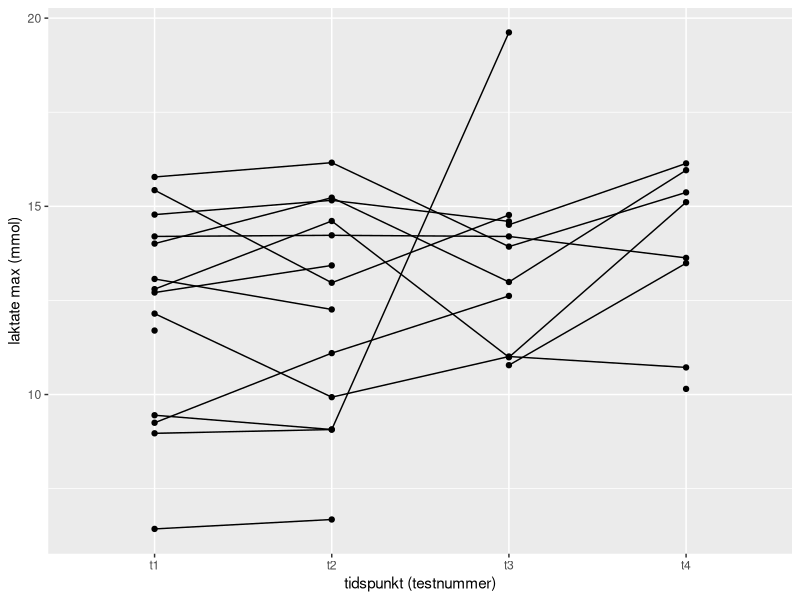
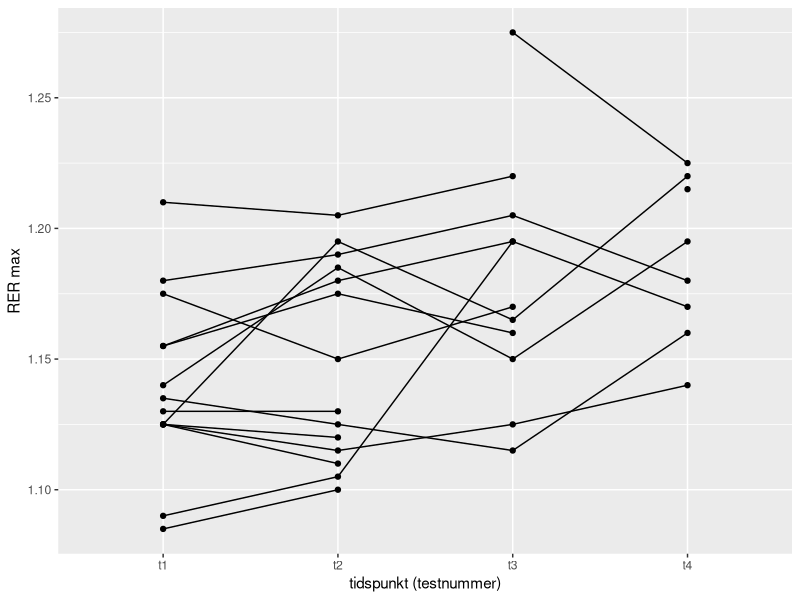

Recreate these plots in R, in order.
## ---- chunk 1
library(readxl)
library(dplyr)
library(tidyverse)


# Definerer variablene som skal brukes
vars <- c("id", "timepoint", 
          "sex", "age", "height", "weight", "w.max", 
          "vo2.max", "vco2.max", "rer.max", "ve.max", 
          "bf.max", "hr.max", "la.max", 
          "borg.max")

# Leser inn dataene fra Excel-filer og kombinerer dem
dat <- bind_rows(
read_excel("data/g1.xlsx", sheet = "data_excel", na = "na") %>%
  select(all_of(vars)) %>%
  mutate(group = "G1", 
         id = paste0(group, "_", id)) ,

read_excel("data/g2.xlsx", na = "na") %>%
   select(all_of(vars)) %>%
  mutate(group = "G2", 
         id = paste0(group, "_", id)) ,

read_excel("data/g3.xlsx") %>%
   select(all_of(vars)) %>%
  mutate(timepoint = paste0("t", timepoint), 
         group = "G3", 
         id = paste0(group, "_", id)) ,

read_excel("data/g4.xlsx") %>%
   select(all_of(vars)) %>%
  mutate(group = "G4", 
         id = paste0(group, "_", id)) )


summary(dat)
## ---- chunk 2
 dat %>%
 group_by(timepoint) %>%
  summarise(
    m = mean(la.max, na.rm = TRUE),
    s = sd(la.max, na.rm = TRUE),
     n = n(),
    .groups = "drop")

## ---- chunk 3
dat %>%
  group_by(timepoint, sex) %>%
  summarise(
    m = mean(la.max, na.rm = TRUE),
    s = sd(la.max, na.rm = TRUE),
     n = n(),
    .groups = "drop")
## ---- chunk 4
dat %>%
  group_by(timepoint) %>%
  summarise(
    m = mean(rer.max, na.rm = TRUE),
    s = sd(rer.max, na.rm = TRUE),
     n = n(),
    .groups = "drop"
  )


## ---- chunk 5
dat %>%
  group_by(timepoint, sex) %>%
  summarise(
    m = mean(la.max, na.rm = TRUE),
    s = sd(la.max, na.rm = TRUE),
     n = n(),
    .groups = "drop")

## ---- chunk 6
ggplot(data = dat,
       aes(y = la.max,
           x = timepoint,
           group = id)) +
  
  geom_point() +
  
  geom_line() + 
  
  labs(y = "laktate max (mmol)",
       x = "tidspunkt (testnummer)")

## ---- chunk 7
ggplot(data = dat,
       aes(y = rer.max,
           x = timepoint,
           group = id)) +
  
  geom_point() +
  
  geom_line() + 
  
  labs(y = "RER max",
       x = "tidspunkt (testnummer)")

## ---- chunk 8
cv <- dat %>%
  select(id, timepoint, la.max) %>%
  pivot_wider(names_from = timepoint, 
              values_from = la.max) %>%
  
  mutate(diff = t2 - t1) %>% # Change/difference score
  summarise(m = mean(c(t1, t2), na.rm = TRUE), 
            s = sd(diff, na.rm = TRUE),  # Summarize to calculate sd, and... 
            te = s / sqrt(2), 
            cv = 100 * (te/m)) 


cv_percent <- round(cv$cv,1)



## ---- chunk 9

cv <- dat %>%
  select(id, timepoint, rer.max) %>%
  pivot_wider(names_from = timepoint, 
              values_from = rer.max) %>%
  
  mutate(diff = t2 - t1) %>% # Change/difference score
  summarise(m = mean(c(t1, t2), na.rm = TRUE), 
            s = sd(diff, na.rm = TRUE),  # Summarize to calculate sd, and... 
            te = s / sqrt(2), 
            cv = 100 * (te/m)) 


cv_percentRER <- round(cv$cv,1)



## ---- chunk 10
sd_age_t4 <- dat %>%
  filter(timepoint == "t4") %>%
  summarise(sd_age = sd(age, na.rm = TRUE)) %>%
  pull(sd_age)

#for å referere til standard avik til t4 i teksten

